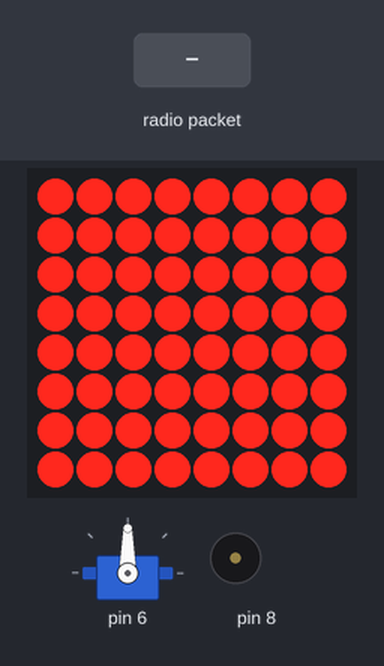
This program was run on a simulated Arduino Pro Mini, built with avr-gcc and run on an emulated ATmega328P. Parts: servo, 8×8 LED matrix, buzzer (waves = sounding). Wiring (inferred from the names in the program): MAX7219 LED driver (orientation assumed): data pin 10; clock pin 11; CS pin 12. The test bench sets the inputs (shaded band). No radio packets arrive unless stated; what the program prints to the serial monitor is not drawn.

Above: at 1.35 s.
1.9 s: radio packet "1" arrives
Timing chart, 0 to 4.9 s (numbered marks = the images above; inputs shaded):
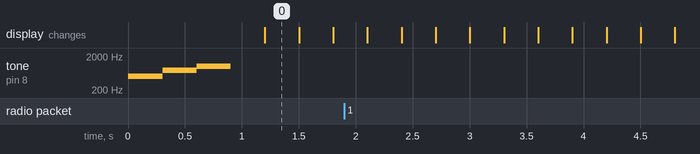

The program:

main.cpp
```cpp
#include <Arduino.h>
#include <VirtualWire.h>
#include "listener.h"
#include "display.h"

#define  MOVEMENT_FRONT_MIN 16
#define  MOVEMENT_FRONT_MAX 47
#define  MOVEMENT_LEFT_MIN  48
#define  MOVEMENT_LEFT_MAX  79
#define  MOVEMENT_BACK_MIN  80
#define  MOVEMENT_BACK_MAX  111
#define  MOVEMENT_RIGHT_MIN 112
#define  MOVEMENT_RIGHT_MAX 127

RemotePacketType systemState = UNKOWN;
unsigned long endTime = 0;
Movement movement = {NEUTRAL, 0, 0};

Direction get_direction(char direction) {
  /**
   *        FRONT
   *         31
   *          |
   * LEFT 63 - - 0 RIGHT
   *          |
   *         95
   *         BACK
  */
  // FRONT = 16...47
  // LEFT  = 48...79
  // BACK  = 80...111
  // RIGHT = 112..127 && 0..15

  Direction directionEnum = RIGHT;
  if (direction >= MOVEMENT_FRONT_MIN && direction <= MOVEMENT_FRONT_MAX) {
      directionEnum = FORWARD;
  } else if (direction >= MOVEMENT_LEFT_MIN && direction <= MOVEMENT_LEFT_MAX) {
      directionEnum = LEFT;
  } else if (direction >= MOVEMENT_BACK_MIN && direction <= MOVEMENT_BACK_MAX) {
      directionEnum = BACKWARDS;
  }
  return directionEnum;
}

void callback(RemotePacketType* type, char data[], byte len) {
  systemState = *type;
  switch (*type) {
    case MOVEMENT_INFORMATION:
    Serial.print("mov\n");
      // TYPE | DIRECTION 0...127 | DURATION 0..127 * 2^7  | DURATION 0...127 | FOOTER
      movement.direction = data[1];
      movement.directionEnum = get_direction(movement.direction);

      int durationTemp;
      durationTemp = (data[2] << 7) | data[3];
      endTime = millis() + durationTemp;
    break;
    case SOUND_INFORMATION:
    Serial.print("snd\n");
      // @todo
    break;
  }
}

unsigned long t = 0;
void handle_state() {
  unsigned long currTime = millis();
  if (currTime != t) {
    unsigned long step = endTime - millis();
    switch (systemState) {
      case MOVEMENT_INFORMATION:
        movement.step = step;
        handle_movement(&movement);
      break;
      case SOUND_INFORMATION:
      break;
      case UNKOWN:
        if (millis() % 300 == 0) {
          // Serial.println("unkown");
          for (char i = 0; i< 8;i++){
            maxSingle(i+1,  (step/300) % 2?0xFF:0x00);
          }
          // a++;
        }
      break;
    }

    if (endTime < millis()) {
        systemState = UNKOWN;
    }
  }
}


void setup() {
  Serial.begin(9600);	// Debugging only
  Serial.println("setup");
  set_servo_pin(6);
  remote_listening(2);
  remote_set_listener_registar(callback);
  setup_display();
  tone(8, 500, 300);
  delay(300);
  tone(8, 750, 300);
  delay(300);
  tone(8, 1000, 300);
}

void loop() {
  remote_tick();
  handle_state();
}
```

display.cpp
```cpp
#include <Arduino.h>
#include "movement.h"

char DIN = 10;
char CS = 12;
char CLK = 11;
char maxInUse = 1;    //change this variable to set how many MAX7219's you'll use
                     // define max7219 registers
char max7219_reg_decodeMode  = 0x09;
char max7219_reg_intensity   = 0x0a;
char max7219_reg_scanLimit   = 0x0b;
char max7219_reg_shutdown    = 0x0c;
char max7219_reg_displayTest = 0x0f;

void putByte(char data) {
  char i = 8;
  char mask;
  while(i > 0) {
    mask = 0x01 << (i - 1);      // get bitmask
    digitalWrite( CLK, LOW);   // tick
    if (data & mask){            // choose bit
      digitalWrite(DIN, HIGH);// send 1
    }else{
      digitalWrite(DIN, LOW); // send 0
    }
    digitalWrite(CLK, HIGH);   // tock
    --i;                         // move to lesser bit
  }
}

void maxSingle( char reg, char col)
{
  digitalWrite(CS, LOW);       // begin
  putByte(reg);                  // specify register
  putByte(col);                  // put data
  digitalWrite(CS,HIGH);
}

void maxAll (char reg, char col) {    // initialize  all  MAX7219's in the system
  int c = 0;
  digitalWrite(CS, LOW);  // begin
  for ( c =1; c<= maxInUse; c++) {
  putByte(reg);  // specify register
  putByte(col);//((data & 0x01) * 256) + data >> 1); // put data
    }
  digitalWrite(CS,HIGH);
}

void initMax7219()
{
  //initiation of the max 7219
  maxAll(max7219_reg_scanLimit, 0x07);
  maxAll(max7219_reg_decodeMode, 0x00);  // using an led matrix (not digits)
  maxAll(max7219_reg_shutdown, 0x01);    // not in shutdown mode
  maxAll(max7219_reg_displayTest, 0x00); // no display test
  for (char e = 1; e <= 8; e++) {    // empty registers, turn all LEDs off
    maxAll(e,0);
  }
  maxAll(max7219_reg_intensity, 0x0f & 0x0f);    // the first 0x0f is the value you can set
                                                  // range: 0x00 to 0x0f
}

void setup_display ()
{
  pinMode(DIN, OUTPUT);
  pinMode(CLK,  OUTPUT);
  pinMode(CS,   OUTPUT);
  initMax7219();
}


void handle_image(Movement *movement) {
  int a= 1;
  // @todo
}
```

display.h
```cpp
#include <Arduino.h>
#include "movement.h"

void putByte(char data);
void maxSingle( char reg, char col);
void maxAll (char reg, char col);
void initMax7219();
void setup_display ();
void handle_image(Movement *movement);
```

listener.cpp
```cpp
#include <VirtualWire.h>
#include "listener.h"
#define HEADER_BYTE 0xFF
#define FOOTER_BYTE 0xFE
#define MAX_PACKET_LENGTH 4

static void (*listenerRegistar)(RemotePacketType*, char* data, byte len);

void remote_set_listener_registar(void (*registerer)(RemotePacketType*, char* data, byte len)){
  listenerRegistar = registerer;
}

void remote_listening(uint8_t port){
  vw_set_rx_pin(port);
  vw_set_ptt_inverted(true); // Required for DR3100
  vw_setup(2000);	 // Bits per sec
  vw_rx_start();       // Start the receiver PLL running
}

void _remote_parse_packet(byte* data, byte len) {
  RemotePacketType type = UNKOWN;

  switch (data[0]) {
    case 0:
      type = MOVEMENT_INFORMATION;
    break;
    case 1:
      type = SOUND_INFORMATION;
    break;
  }
  listenerRegistar(&type, (char *)data, len);
}
static byte packetByteIndex = 0;
static byte packetData[MAX_PACKET_LENGTH];

void remote_tick() {
  // static bool listening = false;

  uint8_t buf[VW_MAX_MESSAGE_LEN];
  uint8_t buflen = VW_MAX_MESSAGE_LEN;

  if (vw_get_message(buf, &buflen)) { // Non-blocking
    // Message with a good checksum received, dump it.
    for (char i = 0; i < buflen; i++) {
      Serial.println(buf[i]);
      switch (buf[i]) {
        case FOOTER_BYTE:
          _remote_parse_packet(packetData, packetByteIndex);
        break;
        case HEADER_BYTE:
          for (int y = 0; y < MAX_PACKET_LENGTH; y++) {
            packetData[y] = 0;
          }
          packetByteIndex = 0;
        break;
        default:
          packetData[packetByteIndex] = buf[i];
          packetByteIndex++ ;
        break;
      }
      // packetData[packetByteIndex] = buf[i];
      // if (listening) {
        // listening = packetByteIndex < MAX_PACKET_LENGTH && buf[i] == FOOTER_BYTE;
        // if (!listening) {
          // _remote_parse_packet(packetData, packetByteIndex);
          // packetByteIndex = 0;
        // }
      // } else {
        // listening = !listening && buf[i] == HEADER_BYTE;
      // }
      // packetByteIndex++;
    }
  }
}
```

listener.h
```cpp
enum RemotePacketType{
  MOVEMENT_INFORMATION = 0,
  SOUND_INFORMATION = 1,
  UNKOWN = -1
};
void remote_tick();
void remote_listening(uint8_t port);
void remote_set_listener_registar(void (*registerer)(RemotePacketType*, char* data, byte len));
```

movement.cpp
```cpp
#include <Arduino.h>
#include "movement.h"
#include <SoftwareServo.h>

#define LEFT_MOTOR 6
#define RIGHT_MOTOR 8

int lastStep = 0;
SoftwareServo myservo;

void set_servo_pin(int pin) {
    myservo.attach(pin);
}

void handle_movement(Movement *movement) {
  Serial.println("mov");
  if (lastStep == movement->step){
    return;
  }
  lastStep = movement->step;
  if (lastStep < 100) {
    movement->directionEnum = NEUTRAL;
  }

  switch (movement->directionEnum) {
    case LEFT:
    case RIGHT:
    case FORWARD:
    Serial.println("mov>thing");
      myservo.write(179);
    break;
    case BACKWARDS:
    case NEUTRAL:
    Serial.println("mov>neutral");
    myservo.write(0);
    break;
  }

    SoftwareServo::refresh();
}
```

movement.h
```cpp
enum Direction {
  FORWARD,
  LEFT,
  RIGHT,
  BACKWARDS,
  NEUTRAL
};

struct Movement {
  Direction directionEnum;
  char direction;
  int step;
};

void handle_movement(Movement *movement);
void set_servo_pin(int pin);
```

sound.cpp
```cpp

```
